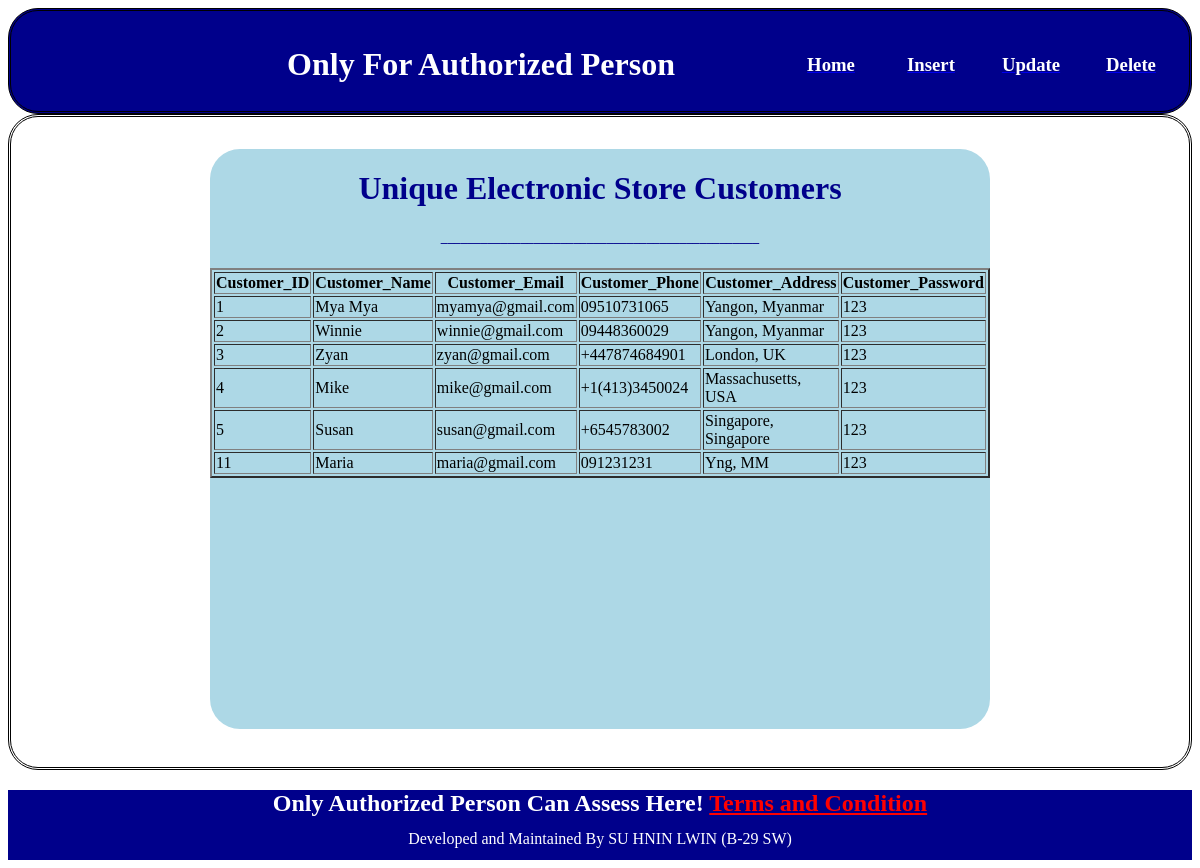
Page /Administrator/Admin_Customer_View.php on the committed database.
### tables this page shows
CREATE TABLE `Customer` (
  `Customer_ID` int(11) NOT NULL,
  `Customer_Name` text NOT NULL,
  `Customer_Email` text NOT NULL,
  `Customer_Phone` text NOT NULL,
  `Customer_Address` text NOT NULL,
  `Customer_Password` text NOT NULL
);

### Administrator/Admin_Customer_View.php (the view, shortened to what this page needs)
<!DOCTYPE html>
<html>
<head>
</head>
<body>
	<div class="header_base">
		<div class="nav_base">
			<div class="admin_logo_nav">
				<h1 style="color: white; text-align: center;">
					Only For Authorized Person
				</h1>
			</div>
			<div class="btn_nav">
				<div class="home_nav">
					<a href="Admin_Login.php">
						<h3 style="color: white; text-align: center; padding-top: 10px;">
							Home
						</h3>
					</a>
				</div>
				<div class="insert_nav">
					<a href="Admin_Insert.php">
						<h3 style="color: white; text-align: center; padding-top: 10px;">
							Insert
						</h3>
					</a>
				</div>
				<div class="update_nav">
					<a href="Admin_Update.php">
						<h3 style="color: white; text-align: center; padding-top: 10px;">
							Update
						</h3>
					</a>
				</div>
				<div class="delete_nav">
					<a href="Admin_Delete.php">
						<h3 style="color: white; text-align: center; padding-top: 10px;">
							Delete
						</h3>
					</a>
				</div>
			</div>
		</div>
	</div>
	<div class="container_base">
		<div class="login_base">
		<h1 style="color: darkblue; text-align: center;"> Unique Electronic Store Customers </h1>
		<h5 style="color: darkblue; text-align: center;">________________________________________________</h5>
			<?php
		      include 'database_connection.php';
		      $viewquery = "select * from Customer";
		      echo "<table border= '2' color= 'darkblue' border-style=' groove'>";
		      echo "<tr> <th>Customer_ID</th> <th>Customer_Name</th> <th>Customer_Email</th> <th>Customer_Phone</th> <th>Customer_Address</th> <th>Customer_Password</th>";
		      foreach($db->query($viewquery)as $row)
		      {
		          echo "<tr>";
		          echo "<td>". $row['Customer_ID']."</td>";
		          echo "<td>". $row['Customer_Name']."</td>";
		          echo "<td>". $row['Customer_Email']."</td>";
		          echo "<td>". $row['Customer_Phone']."</td>";
		          echo "<td>". $row['Customer_Address']."</td>";
		          echo "<td>". $row['Customer_Password']."</td>";
		          echo "</tr>";
		      }
		      echo "</table>";
            ?>
		</div>
	</div>
	<div class="footer_base">
		<div class="notice_sentence">
			<h2 style="font: italic; color: white;">
				Only Authorized Person Can Assess Here!
				<a href="#" style="color: red;">Terms and Condition</a>
			</h2>
		</div>
		<div class="crd" style="color: white;">
			Developed and Maintained By SU HNIN LWIN (B-29 SW)
		</div>
	</div>
</body>
</html>

### Administrator/Admin_Customer_View.php (style rules this page uses)
.header_base { background-color: darkblue; height: 100px; border-style: double; border-radius: 30px; }
.nav_base { height: 60px; margin-top: 14px; margin-left: 170px; width: 1000px; }
.admin_logo_nav { float: left; height: 60px; width: 600px; }
.btn_nav { float: left; height: 60px; width: 400px; }
.home_nav { float: left; height: 60px; width: 100px; }
.insert_nav { float: left; height: 60px; width: 100px; }
.update_nav { float: left; height: 60px; width: 100px; }
.delete_nav { float: left; height: 60px; width: 100px; }
.container_base { background-color: transparent; height: 650px; border-style: double; border-radius: 30px; }
.login_base { width: 780px; height: 580px; margin: auto; margin-top: 32px; border-radius: 30px; background-color: lightblue; overflow: scroll; }
.footer_base { background-color: darkblue; height: 70px; }
.notice_sentence { text-align: center; height: 40px; }
.crd { height: 20px; float: all; text-align: center; }

### rows in the picture
customer: Customer_ID "1", Customer_Name "Mya Mya", Customer_Email "myamya@gmail.com", Customer_Phone "09510731065", Customer_Address "Yangon, Myanmar", Customer_Password "123"
customer: Customer_ID "2", Customer_Name "Winnie", Customer_Email "winnie@gmail.com", Customer_Phone "09448360029", Customer_Address "Yangon, Myanmar", Customer_Password "123"
customer: Customer_ID "3", Customer_Name "Zyan", Customer_Email "zyan@gmail.com", Customer_Phone "+447874684901", Customer_Address "London, UK", Customer_Password "123"
customer: Customer_ID "4", Customer_Name "Mike", Customer_Email "mike@gmail.com", Customer_Phone "+1(413)3450024", Customer_Address "Massachusetts, USA", Customer_Password "123"
customer: Customer_ID "5", Customer_Name "Susan", Customer_Email "susan@gmail.com", Customer_Phone "+6545783002", Customer_Address "Singapore, Singapore", Customer_Password "123"
customer: Customer_ID "11", Customer_Name "Maria", Customer_Email "maria@gmail.com", Customer_Phone "091231231", Customer_Address "Yng, MM", Customer_Password "123"
